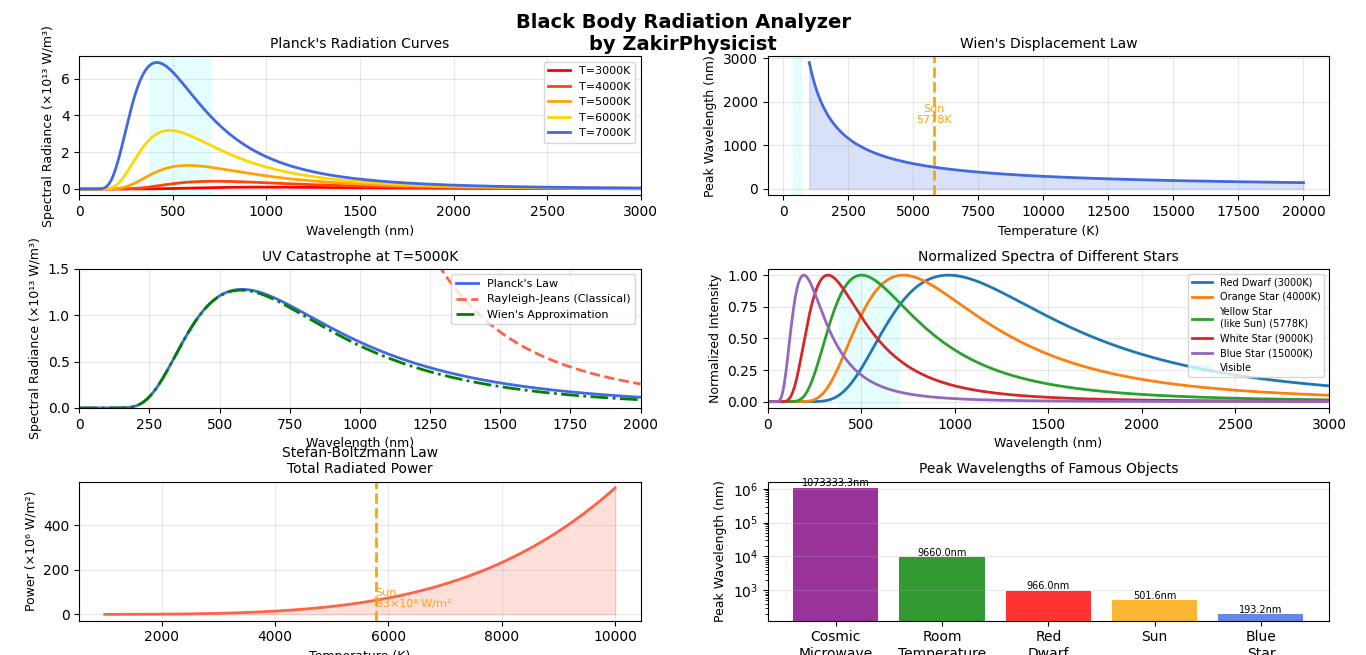

Write Python code to recreate this figure.
import numpy as np
import matplotlib.pyplot as plt
from scipy.constants import h, c, k

# Constants
h = 6.626e-34    # Planck constant
c = 3e8          # Speed of light
k = 1.381e-23    # Boltzmann constant

# Wavelength array (100nm to 3000nm)
wavelength = np.linspace(1e-9, 3e-6, 10000)

def planck_law(wavelength, T):
    """Planck's blackbody radiation law"""
    exponent = (h * c) / (wavelength * k * T)
    B = (2 * h * c**2) / (wavelength**5) * \
        (1 / (np.exp(exponent) - 1))
    return B

def rayleigh_jeans(wavelength, T):
    """Classical Rayleigh-Jeans law"""
    return (2 * c * k * T) / (wavelength**4)

def wien_law(wavelength, T):
    """Wien approximation"""
    exponent = (h * c) / (wavelength * k * T)
    return (2 * h * c**2) / (wavelength**5) * \
            np.exp(-exponent)

def peak_wavelength(T):
    """Wien's displacement law"""
    b = 2.898e-3  # Wien's displacement constant
    return b / T

# Temperatures to analyze
temperatures = [3000, 4000, 5000, 6000, 7000]
colors = ['red', 'orangered', 'orange', 'yellow', 'lightyellow']
star_temps = {
    'Red Dwarf': 3000,
    'Orange Star': 4000,
    'Yellow Star\n(like Sun)': 5778,
    'White Star': 9000,
    'Blue Star': 15000
}

# Create figure
fig, axes = plt.subplots(3, 2, figsize=(12, 13))
fig.suptitle('Black Body Radiation Analyzer\nby ZakirPhysicist',
             fontsize=14, fontweight='bold')

# Plot 1 — Planck curves for different temperatures
ax1 = axes[0, 0]
colors_temp = ['red', 'orangered', 'orange', 'gold', 'royalblue']
for T, color in zip(temperatures, colors_temp):
    B = planck_law(wavelength, T)
    ax1.plot(wavelength * 1e9, B / 1e13,
             color=color, linewidth=2, label=f'T={T}K')

ax1.set_title("Planck's Radiation Curves", fontsize=10)
ax1.set_xlabel('Wavelength (nm)', fontsize=9)
ax1.set_ylabel('Spectral Radiance (×10¹³ W/m³)', fontsize=9)
ax1.legend(fontsize=8)
ax1.set_xlim(0, 3000)
ax1.grid(True, alpha=0.3)

# Add visible light region
ax1.axvspan(380, 700, alpha=0.1, color='cyan', label='Visible Light')

# Plot 2 — Wien's displacement law
ax2 = axes[0, 1]
temp_range = np.linspace(1000, 20000, 1000)
peak_wavelengths = [peak_wavelength(T) * 1e9 for T in temp_range]

ax2.plot(temp_range, peak_wavelengths,
         color='royalblue', linewidth=2)
ax2.fill_between(temp_range, peak_wavelengths,
                 alpha=0.2, color='royalblue')
ax2.axvspan(380, 700, alpha=0.1, color='cyan')
ax2.set_title("Wien's Displacement Law", fontsize=10)
ax2.set_xlabel('Temperature (K)', fontsize=9)
ax2.set_ylabel('Peak Wavelength (nm)', fontsize=9)
ax2.grid(True, alpha=0.3)

# Mark Sun's temperature
ax2.axvline(x=5778, color='orange', linestyle='--', linewidth=2)
ax2.text(5778, 1500, "Sun\n5778K",
         color='orange', fontsize=8, ha='center')

# Plot 3 — UV Catastrophe
ax3 = axes[1, 0]
T = 5000
B_planck = planck_law(wavelength, T)
B_rj = rayleigh_jeans(wavelength, T)
B_wien = wien_law(wavelength, T)

# Clip Rayleigh-Jeans for display
B_rj_clipped = np.clip(B_rj, 0, 2e14)

ax3.plot(wavelength * 1e9, B_planck / 1e13,
         color='royalblue', linewidth=2, label="Planck's Law")
ax3.plot(wavelength * 1e9, B_rj_clipped / 1e13,
         color='tomato', linewidth=2,
         linestyle='--', label='Rayleigh-Jeans (Classical)')
ax3.plot(wavelength * 1e9, B_wien / 1e13,
         color='green', linewidth=2,
         linestyle='-.', label="Wien's Approximation")
ax3.set_title(f'UV Catastrophe at T={T}K', fontsize=10)
ax3.set_xlabel('Wavelength (nm)', fontsize=9)
ax3.set_ylabel('Spectral Radiance (×10¹³ W/m³)', fontsize=9)
ax3.legend(fontsize=8)
ax3.set_xlim(0, 2000)
ax3.set_ylim(0, 1.5)
ax3.grid(True, alpha=0.3)

# Plot 4 — Star temperatures
ax4 = axes[1, 1]
star_colors = ['red', 'orange', 'yellow', 'white', 'lightblue']
star_names = list(star_temps.keys())
star_T = list(star_temps.values())

for i, (name, T, color) in enumerate(zip(star_names, star_T, star_colors)):
    B = planck_law(wavelength, T)
    B_norm = B / B.max()
    ax4.plot(wavelength * 1e9, B_norm,
             linewidth=2, label=f'{name} ({T}K)')

ax4.axvspan(380, 700, alpha=0.1, color='cyan', label='Visible')
ax4.set_title('Normalized Spectra of Different Stars', fontsize=10)
ax4.set_xlabel('Wavelength (nm)', fontsize=9)
ax4.set_ylabel('Normalized Intensity', fontsize=9)
ax4.legend(fontsize=7)
ax4.set_xlim(0, 3000)
ax4.grid(True, alpha=0.3)

# Plot 5 — Total power radiated (Stefan-Boltzmann)
ax5 = axes[2, 0]
sigma = 5.67e-8  # Stefan-Boltzmann constant
temp_range2 = np.linspace(1000, 10000, 1000)
power = sigma * temp_range2**4

ax5.plot(temp_range2, power / 1e6,
         color='tomato', linewidth=2)
ax5.fill_between(temp_range2, power / 1e6,
                 alpha=0.2, color='tomato')
ax5.set_title('Stefan-Boltzmann Law\nTotal Radiated Power', fontsize=10)
ax5.set_xlabel('Temperature (K)', fontsize=9)
ax5.set_ylabel('Power (×10⁶ W/m²)', fontsize=9)
ax5.grid(True, alpha=0.3)

# Mark Sun
sun_power = sigma * 5778**4
ax5.axvline(x=5778, color='orange',
            linestyle='--', linewidth=2)
ax5.text(5778, sun_power / 2e6,
         f'Sun\n{sun_power/1e6:.0f}×10⁶ W/m²',
         color='orange', fontsize=8, ha='left')

# Plot 6 — Peak wavelength for famous objects
ax6 = axes[2, 1]
objects = ['Cosmic\nMicrowave\nBackground', 'Room\nTemperature',
           'Red\nDwarf', 'Sun', 'Blue\nStar']
temps_obj = [2.7, 300, 3000, 5778, 15000]
peaks = [peak_wavelength(T) * 1e9 for T in temps_obj]
bar_colors = ['purple', 'green', 'red', 'orange', 'royalblue']

bars = ax6.bar(objects, peaks, color=bar_colors, alpha=0.8)
ax6.set_title("Peak Wavelengths of Famous Objects", fontsize=10)
ax6.set_ylabel('Peak Wavelength (nm)', fontsize=9)
ax6.set_yscale('log')
ax6.grid(True, alpha=0.3, axis='y')

for bar, peak in zip(bars, peaks):
    ax6.text(bar.get_x() + bar.get_width()/2,
             bar.get_height() * 1.1,
             f'{peak:.1f}nm', ha='center', fontsize=7)

plt.tight_layout()
plt.savefig('blackbody_radiation.png',
            dpi=150, bbox_inches='tight')
plt.show()

print("\n✅ Black Body Radiation Analysis Complete!")
print("📊 Visualizations generated:")
print("   • Planck radiation curves")
print("   • Wien's displacement law")
print("   • UV Catastrophe demonstration")
print("   • Stellar spectra comparison")
print("   • Stefan-Boltzmann law")
print("   • Peak wavelengths of famous objects")
print("\n📁 Graph saved as blackbody_radiation.png")
